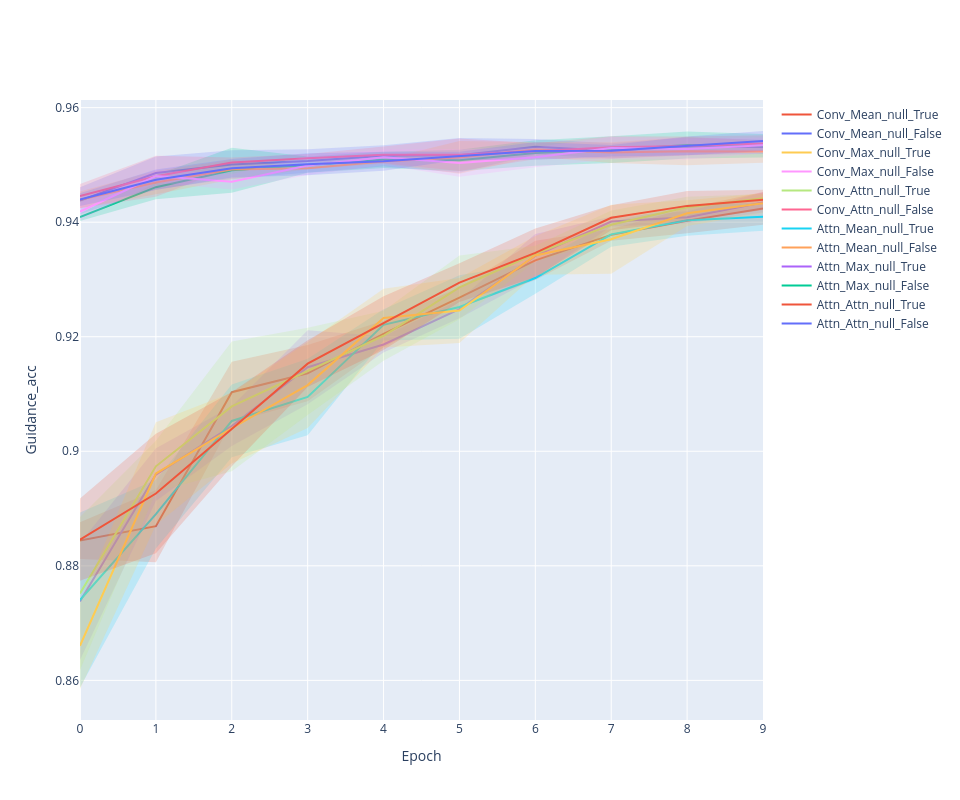

This figure's notebook cell:
### Code cell
line_plot(history, 'guidance_acc')

### Figure 1 — Plotly figure (JSON) as saved in the notebook; plotly's stock layout.template omitted (floating-point values rounded to 4 significant figures)
{"data": [{"line": {"color": "#636EFA"}, "mode": "lines", "name": "Attn_Attn_null_False", "type": "scatter", "x": [0, 1, 2, 3, 4, 5, 6, 7, 8, 9], "y": [0.9438, 0.9486, 0.9501, 0.9507, 0.9516, 0.9517, 0.9532, 0.9525, 0.9533, 0.9531]}, {"line": {"width": 0}, "marker": {"color": "#444"}, "mode": "lines", "showlegend": false, "type": "scatter", "x": [0, 1, 2, 3, 4, 5, 6, 7, 8, 9], "y": [0.9461, 0.9515, 0.9525, 0.9527, 0.9535, 0.9547, 0.9545, 0.9538, 0.9548, 0.9544]}, {"fill": "tonexty", "fillcolor": "rgba(99, 110, 250,0.2)", "line": {"width": 0}, "marker": {"color": "#444"}, "mode": "lines", "showlegend": false, "type": "scatter", "x": [0, 1, 2, 3, 4, 5, 6, 7, 8, 9], "y": [0.9414, 0.9457, 0.9476, 0.9486, 0.9497, 0.9486, 0.9518, 0.9511, 0.9517, 0.9519]}, {"line": {"color": "#EF553B"}, "mode": "lines", "name": "Attn_Attn_null_True", "type": "scatter", "x": [0, 1, 2, 3, 4, 5, 6, 7, 8, 9], "y": [0.8844, 0.8869, 0.9103, 0.9136, 0.9205, 0.9268, 0.9333, 0.9378, 0.9403, 0.9424]}, {"line": {"width": 0}, "marker": {"color": "#444"}, "mode": "lines", "showlegend": false, "type": "scatter", "x": [0, 1, 2, 3, 4, 5, 6, 7, 8, 9], "y": [0.8876, 0.8932, 0.9156, 0.9186, 0.9228, 0.9286, 0.9367, 0.9388, 0.9425, 0.9453]}, {"fill": "tonexty", "fillcolor": "rgba(239, 85, 59,0.2)", "line": {"width": 0}, "marker": {"color": "#444"}, "mode": "lines", "showlegend": false, "type": "scatter", "x": [0, 1, 2, 3, 4, 5, 6, 7, 8, 9], "y": [0.8812, 0.8806, 0.905, 0.9087, 0.9182, 0.925, 0.9299, 0.9368, 0.938, 0.9395]}, {"line": {"color": "#00CC96"}, "mode": "lines", "name": "Attn_Max_null_False", "type": "scatter", "x": [0, 1, 2, 3, 4, 5, 6, 7, 8, 9], "y": [0.9409, 0.9461, 0.9491, 0.95, 0.9509, 0.9508, 0.9521, 0.9527, 0.9535, 0.9534]}, {"line": {"width": 0}, "marker": {"color": "#444"}, "mode": "lines", "showlegend": false, "type": "scatter", "x": [0, 1, 2, 3, 4, 5, 6, 7, 8, 9], "y": [0.9415, 0.9482, 0.953, 0.9515, 0.9523, 0.9527, 0.9543, 0.955, 0.9558, 0.9554]}, {"fill": "tonexty", "fillcolor": "rgba(0, 204, 150,0.2)", "line": {"width": 0}, "marker": {"color": "#444"}, "mode": "lines", "showlegend": false, "type": "scatter", "x": [0, 1, 2, 3, 4, 5, 6, 7, 8, 9], "y": [0.9402, 0.944, 0.9451, 0.9486, 0.9495, 0.9489, 0.9498, 0.9503, 0.9511, 0.9513]}, {"line": {"color": "#AB63FA"}, "mode": "lines", "name": "Attn_Max_null_True", "type": "scatter", "x": [0, 1, 2, 3, 4, 5, 6, 7, 8, 9], "y": [0.8738, 0.8959, 0.9044, 0.9147, 0.9186, 0.9248, 0.9341, 0.9401, 0.9409, 0.9434]}, {"line": {"width": 0}, "marker": {"color": "#444"}, "mode": "lines", "showlegend": false, "type": "scatter", "x": [0, 1, 2, 3, 4, 5, 6, 7, 8, 9], "y": [0.884, 0.9005, 0.9079, 0.9212, 0.9201, 0.9265, 0.9379, 0.941, 0.9419, 0.9452]}, {"fill": "tonexty", "fillcolor": "rgba(171, 99, 250,0.2)", "line": {"width": 0}, "marker": {"color": "#444"}, "mode": "lines", "showlegend": false, "type": "scatter", "x": [0, 1, 2, 3, 4, 5, 6, 7, 8, 9], "y": [0.8636, 0.8913, 0.9009, 0.9082, 0.9172, 0.9232, 0.9303, 0.9392, 0.9398, 0.9417]}, {"line": {"color": "#FFA15A"}, "mode": "lines", "name": "Attn_Mean_null_False", "type": "scatter", "x": [0, 1, 2, 3, 4, 5, 6, 7, 8, 9], "y": [0.9439, 0.9469, 0.9492, 0.9494, 0.9506, 0.9513, 0.9527, 0.9522, 0.9524, 0.9523]}, {"line": {"width": 0}, "marker": {"color": "#444"}, "mode": "lines", "showlegend": false, "type": "scatter", "x": [0, 1, 2, 3, 4, 5, 6, 7, 8, 9], "y": [0.9453, 0.949, 0.9509, 0.9496, 0.951, 0.9542, 0.954, 0.954, 0.9549, 0.9542]}, {"fill": "tonexty", "fillcolor": "rgba(255, 161, 90,0.2)", "line": {"width": 0}, "marker": {"color": "#444"}, "mode": "lines", "showlegend": false, "type": "scatter", "x": [0, 1, 2, 3, 4, 5, 6, 7, 8, 9], "y": [0.9424, 0.9449, 0.9475, 0.9492, 0.9502, 0.9485, 0.9514, 0.9503, 0.9499, 0.9504]}, {"line": {"color": "#19D3F3"}, "mode": "lines", "name": "Attn_Mean_null_True", "type": "scatter", "x": [0, 1, 2, 3, 4, 5, 6, 7, 8, 9], "y": [0.874, 0.889, 0.9053, 0.9095, 0.9221, 0.9252, 0.9303, 0.9379, 0.9404, 0.941]}, {"line": {"width": 0}, "marker": {"color": "#444"}, "mode": "lines", "showlegend": false, "type": "scatter", "x": [0, 1, 2, 3, 4, 5, 6, 7, 8, 9], "y": [0.8893, 0.895, 0.9117, 0.9162, 0.9248, 0.9307, 0.933, 0.94, 0.9431, 0.9434]}, {"fill": "tonexty", "fillcolor": "rgba(25, 211, 243,0.2)", "line": {"width": 0}, "marker": {"color": "#444"}, "mode": "lines", "showlegend": false, "type": "scatter", "x": [0, 1, 2, 3, 4, 5, 6, 7, 8, 9], "y": [0.8587, 0.883, 0.8989, 0.9028, 0.9193, 0.9197, 0.9275, 0.9357, 0.9376, 0.9385]}, {"line": {"color": "#FF6692"}, "mode": "lines", "name": "Conv_Attn_null_False", "type": "scatter", "x": [0, 1, 2, 3, 4, 5, 6, 7, 8, 9], "y": [0.9446, 0.948, 0.9504, 0.9512, 0.9518, 0.9518, 0.9524, 0.9531, 0.9533, 0.9537]}, {"line": {"width": 0}, "marker": {"color": "#444"}, "mode": "lines", "showlegend": false, "type": "scatter", "x": [0, 1, 2, 3, 4, 5, 6, 7, 8, 9], "y": [0.9467, 0.9516, 0.9513, 0.9519, 0.9532, 0.9546, 0.9538, 0.955, 0.955, 0.9552]}, {"fill": "tonexty", "fillcolor": "rgba(255, 102, 146,0.2)", "line": {"width": 0}, "marker": {"color": "#444"}, "mode": "lines", "showlegend": false, "type": "scatter", "x": [0, 1, 2, 3, 4, 5, 6, 7, 8, 9], "y": [0.9425, 0.9445, 0.9496, 0.9505, 0.9503, 0.9489, 0.951, 0.9511, 0.9516, 0.9523]}, {"line": {"color": "#B6E880"}, "mode": "lines", "name": "Conv_Attn_null_True", "type": "scatter", "x": [0, 1, 2, 3, 4, 5, 6, 7, 8, 9], "y": [0.8752, 0.8974, 0.9078, 0.9139, 0.9202, 0.9286, 0.9345, 0.9395, 0.9426, 0.9442]}, {"line": {"width": 0}, "marker": {"color": "#444"}, "mode": "lines", "showlegend": false, "type": "scatter", "x": [0, 1, 2, 3, 4, 5, 6, 7, 8, 9], "y": [0.8885, 0.9018, 0.9192, 0.9216, 0.9245, 0.9342, 0.9359, 0.942, 0.9444, 0.9449]}, {"fill": "tonexty", "fillcolor": "rgba(182, 232, 128,0.2)", "line": {"width": 0}, "marker": {"color": "#444"}, "mode": "lines", "showlegend": false, "type": "scatter", "x": [0, 1, 2, 3, 4, 5, 6, 7, 8, 9], "y": [0.8618, 0.8929, 0.8965, 0.9063, 0.9158, 0.923, 0.9331, 0.9371, 0.9408, 0.9435]}, {"line": {"color": "#FF97FF"}, "mode": "lines", "name": "Conv_Max_null_False", "type": "scatter", "x": [0, 1, 2, 3, 4, 5, 6, 7, 8, 9], "y": [0.9418, 0.948, 0.9471, 0.9499, 0.9513, 0.9503, 0.9513, 0.953, 0.9528, 0.9534]}, {"line": {"width": 0}, "marker": {"color": "#444"}, "mode": "lines", "showlegend": false, "type": "scatter", "x": [0, 1, 2, 3, 4, 5, 6, 7, 8, 9], "y": [0.9434, 0.9492, 0.9484, 0.9516, 0.9527, 0.9527, 0.9531, 0.9549, 0.9546, 0.9548]}, {"fill": "tonexty", "fillcolor": "rgba(255, 151, 255,0.2)", "line": {"width": 0}, "marker": {"color": "#444"}, "mode": "lines", "showlegend": false, "type": "scatter", "x": [0, 1, 2, 3, 4, 5, 6, 7, 8, 9], "y": [0.9403, 0.9469, 0.9457, 0.9483, 0.95, 0.9479, 0.9496, 0.951, 0.9509, 0.952]}, {"line": {"color": "#FECB52"}, "mode": "lines", "name": "Conv_Max_null_True", "type": "scatter", "x": [0, 1, 2, 3, 4, 5, 6, 7, 8, 9], "y": [0.866, 0.8961, 0.904, 0.9116, 0.9233, 0.9246, 0.9342, 0.937, 0.9416, 0.9433]}, {"line": {"width": 0}, "marker": {"color": "#444"}, "mode": "lines", "showlegend": false, "type": "scatter", "x": [0, 1, 2, 3, 4, 5, 6, 7, 8, 9], "y": [0.8736, 0.9051, 0.9102, 0.9191, 0.9284, 0.9302, 0.9376, 0.9431, 0.9438, 0.9451]}, {"fill": "tonexty", "fillcolor": "rgba(254, 203, 82,0.2)", "line": {"width": 0}, "marker": {"color": "#444"}, "mode": "lines", "showlegend": false, "type": "scatter", "x": [0, 1, 2, 3, 4, 5, 6, 7, 8, 9], "y": [0.8585, 0.8871, 0.8978, 0.904, 0.9181, 0.9189, 0.9308, 0.931, 0.9393, 0.9416]}, {"line": {"color": "#636EFA"}, "mode": "lines", "name": "Conv_Mean_null_False", "type": "scatter", "x": [0, 1, 2, 3, 4, 5, 6, 7, 8, 9], "y": [0.9439, 0.9474, 0.9494, 0.9501, 0.9506, 0.9516, 0.9524, 0.9525, 0.9533, 0.9542]}, {"line": {"width": 0}, "marker": {"color": "#444"}, "mode": "lines", "showlegend": false, "type": "scatter", "x": [0, 1, 2, 3, 4, 5, 6, 7, 8, 9], "y": [0.9451, 0.9492, 0.951, 0.952, 0.9523, 0.9523, 0.954, 0.9535, 0.955, 0.9559]}, {"fill": "tonexty", "fillcolor": "rgba(99, 110, 250,0.2)", "line": {"width": 0}, "marker": {"color": "#444"}, "mode": "lines", "showlegend": false, "type": "scatter", "x": [0, 1, 2, 3, 4, 5, 6, 7, 8, 9], "y": [0.9428, 0.9456, 0.9478, 0.9482, 0.949, 0.9509, 0.9509, 0.9515, 0.9517, 0.9524]}, {"line": {"color": "#EF553B"}, "mode": "lines", "name": "Conv_Mean_null_True", "type": "scatter", "x": [0, 1, 2, 3, 4, 5, 6, 7, 8, 9], "y": [0.8846, 0.8926, 0.9039, 0.9153, 0.9224, 0.9295, 0.9346, 0.9408, 0.9428, 0.9439]}, {"line": {"width": 0}, "marker": {"color": "#444"}, "mode": "lines", "showlegend": false, "type": "scatter", "x": [0, 1, 2, 3, 4, 5, 6, 7, 8, 9], "y": [0.8918, 0.9031, 0.9104, 0.9194, 0.9271, 0.9329, 0.9389, 0.9429, 0.9454, 0.9457]}, {"fill": "tonexty", "fillcolor": "rgba(239, 85, 59,0.2)", "line": {"width": 0}, "marker": {"color": "#444"}, "mode": "lines", "showlegend": false, "type": "scatter", "x": [0, 1, 2, 3, 4, 5, 6, 7, 8, 9], "y": [0.8774, 0.8822, 0.8974, 0.9112, 0.9177, 0.9261, 0.9304, 0.9386, 0.9403, 0.9421]}], "layout": {"height": 800, "width": 960, "xaxis": {"title": {"text": "Epoch"}}, "yaxis": {"title": {"text": "Guidance_acc"}}}}
